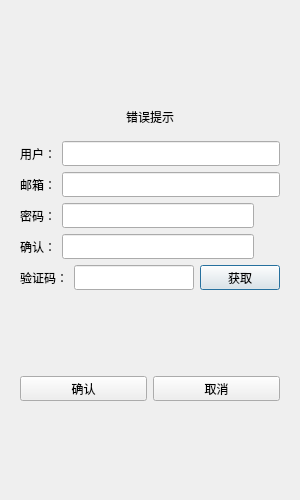
<?xml version="1.0" encoding="UTF-8"?>
<ui version="4.0">
 <class>RegisterDialog</class>
 <widget class="QDialog" name="RegisterDialog">
  <property name="geometry">
   <rect>
    <x>0</x>
    <y>0</y>
    <width>300</width>
    <height>500</height>
   </rect>
  </property>
  <property name="minimumSize">
   <size>
    <width>300</width>
    <height>500</height>
   </size>
  </property>
  <property name="maximumSize">
   <size>
    <width>300</width>
    <height>500</height>
   </size>
  </property>
  <property name="windowTitle">
   <string>Dialog</string>
  </property>
  <layout class="QVBoxLayout" name="verticalLayout_2">
   <item>
    <layout class="QVBoxLayout" name="verticalLayout">
     <item>
      <widget class="QStackedWidget" name="stackedWidget">
       <property name="currentIndex">
        <number>0</number>
       </property>
       <widget class="QWidget" name="page">
        <layout class="QVBoxLayout" name="verticalLayout_3">
         <item>
          <spacer name="verticalSpacer">
           <property name="orientation">
            <enum>Qt::Vertical</enum>
           </property>
           <property name="sizeHint" stdset="0">
            <size>
             <width>20</width>
             <height>40</height>
            </size>
           </property>
          </spacer>
         </item>
         <item>
          <widget class="QWidget" name="widget" native="true">
           <property name="minimumSize">
            <size>
             <width>0</width>
             <height>0</height>
            </size>
           </property>
           <property name="maximumSize">
            <size>
             <width>16777215</width>
             <height>16777215</height>
            </size>
           </property>
           <layout class="QVBoxLayout" name="verticalLayout_4">
            <item>
             <widget class="QLabel" name="err_tip">
              <property name="minimumSize">
               <size>
                <width>0</width>
                <height>0</height>
               </size>
              </property>
              <property name="maximumSize">
               <size>
                <width>16777215</width>
                <height>16777215</height>
               </size>
              </property>
              <property name="text">
               <string>错误提示</string>
              </property>
              <property name="alignment">
               <set>Qt::AlignCenter</set>
              </property>
             </widget>
            </item>
           </layout>
          </widget>
         </item>
         <item>
          <layout class="QHBoxLayout" name="horizontalLayout">
           <item>
            <widget class="QLabel" name="user_label">
             <property name="minimumSize">
              <size>
               <width>0</width>
               <height>25</height>
              </size>
             </property>
             <property name="maximumSize">
              <size>
               <width>16777215</width>
               <height>25</height>
              </size>
             </property>
             <property name="text">
              <string>用户：</string>
             </property>
            </widget>
           </item>
           <item>
            <widget class="QLineEdit" name="user_edit">
             <property name="minimumSize">
              <size>
               <width>0</width>
               <height>25</height>
              </size>
             </property>
             <property name="maximumSize">
              <size>
               <width>16777215</width>
               <height>25</height>
              </size>
             </property>
            </widget>
           </item>
          </layout>
         </item>
         <item>
          <layout class="QHBoxLayout" name="horizontalLayout_2">
           <item>
            <widget class="QLabel" name="email_label">
             <property name="minimumSize">
              <size>
               <width>0</width>
               <height>25</height>
              </size>
             </property>
             <property name="maximumSize">
              <size>
               <width>16777215</width>
               <height>25</height>
              </size>
             </property>
             <property name="text">
              <string>邮箱：</string>
             </property>
            </widget>
           </item>
           <item>
            <widget class="QLineEdit" name="email_edit">
             <property name="minimumSize">
              <size>
               <width>0</width>
               <height>25</height>
              </size>
             </property>
             <property name="maximumSize">
              <size>
               <width>16777215</width>
               <height>25</height>
              </size>
             </property>
            </widget>
           </item>
          </layout>
         </item>
         <item>
          <layout class="QHBoxLayout" name="horizontalLayout_3">
           <item>
            <widget class="QLabel" name="pass_label">
             <property name="minimumSize">
              <size>
               <width>0</width>
               <height>25</height>
              </size>
             </property>
             <property name="maximumSize">
              <size>
               <width>16777215</width>
               <height>25</height>
              </size>
             </property>
             <property name="text">
              <string>密码：</string>
             </property>
            </widget>
           </item>
           <item>
            <widget class="QLineEdit" name="pass_edit">
             <property name="minimumSize">
              <size>
               <width>0</width>
               <height>25</height>
              </size>
             </property>
             <property name="maximumSize">
              <size>
               <width>16777215</width>
               <height>25</height>
              </size>
             </property>
            </widget>
           </item>
           <item>
            <widget class="ClickedLabel" name="pass_visible">
             <property name="minimumSize">
              <size>
               <width>20</width>
               <height>20</height>
              </size>
             </property>
             <property name="maximumSize">
              <size>
               <width>20</width>
               <height>20</height>
              </size>
             </property>
             <property name="text">
              <string/>
             </property>
            </widget>
           </item>
          </layout>
         </item>
         <item>
          <layout class="QHBoxLayout" name="horizontalLayout_4">
           <item>
            <widget class="QLabel" name="confirm_label">
             <property name="minimumSize">
              <size>
               <width>0</width>
               <height>25</height>
              </size>
             </property>
             <property name="maximumSize">
              <size>
               <width>16777215</width>
               <height>25</height>
              </size>
             </property>
             <property name="text">
              <string>确认：</string>
             </property>
            </widget>
           </item>
           <item>
            <widget class="QLineEdit" name="confirm_edit">
             <property name="minimumSize">
              <size>
               <width>0</width>
               <height>25</height>
              </size>
             </property>
             <property name="maximumSize">
              <size>
               <width>16777215</width>
               <height>25</height>
              </size>
             </property>
            </widget>
           </item>
           <item>
            <widget class="ClickedLabel" name="confirm_visible">
             <property name="minimumSize">
              <size>
               <width>20</width>
               <height>20</height>
              </size>
             </property>
             <property name="maximumSize">
              <size>
               <width>20</width>
               <height>20</height>
              </size>
             </property>
             <property name="text">
              <string/>
             </property>
            </widget>
           </item>
          </layout>
         </item>
         <item>
          <layout class="QHBoxLayout" name="horizontalLayout_5">
           <item>
            <widget class="QLabel" name="varify_label">
             <property name="minimumSize">
              <size>
               <width>0</width>
               <height>25</height>
              </size>
             </property>
             <property name="maximumSize">
              <size>
               <width>16777215</width>
               <height>25</height>
              </size>
             </property>
             <property name="text">
              <string>验证码：</string>
             </property>
            </widget>
           </item>
           <item>
            <widget class="QLineEdit" name="varify_edit">
             <property name="minimumSize">
              <size>
               <width>0</width>
               <height>25</height>
              </size>
             </property>
             <property name="maximumSize">
              <size>
               <width>16777215</width>
               <height>25</height>
              </size>
             </property>
            </widget>
           </item>
           <item>
            <widget class="TimerBtn" name="get_code">
             <property name="minimumSize">
              <size>
               <width>0</width>
               <height>25</height>
              </size>
             </property>
             <property name="maximumSize">
              <size>
               <width>16777215</width>
               <height>25</height>
              </size>
             </property>
             <property name="text">
              <string>获取</string>
             </property>
            </widget>
           </item>
          </layout>
         </item>
         <item>
          <spacer name="verticalSpacer_2">
           <property name="orientation">
            <enum>Qt::Vertical</enum>
           </property>
           <property name="sizeHint" stdset="0">
            <size>
             <width>20</width>
             <height>40</height>
            </size>
           </property>
          </spacer>
         </item>
         <item>
          <layout class="QHBoxLayout" name="horizontalLayout_6">
           <item>
            <widget class="QPushButton" name="sure_btn">
             <property name="minimumSize">
              <size>
               <width>0</width>
               <height>25</height>
              </size>
             </property>
             <property name="maximumSize">
              <size>
               <width>16777215</width>
               <height>25</height>
              </size>
             </property>
             <property name="text">
              <string>确认</string>
             </property>
            </widget>
           </item>
           <item>
            <widget class="QPushButton" name="cancel_btn">
             <property name="minimumSize">
              <size>
               <width>0</width>
               <height>25</height>
              </size>
             </property>
             <property name="maximumSize">
              <size>
               <width>16777215</width>
               <height>25</height>
              </size>
             </property>
             <property name="text">
              <string>取消</string>
             </property>
            </widget>
           </item>
          </layout>
         </item>
         <item>
          <spacer name="verticalSpacer_3">
           <property name="orientation">
            <enum>Qt::Vertical</enum>
           </property>
           <property name="sizeHint" stdset="0">
            <size>
             <width>20</width>
             <height>40</height>
            </size>
           </property>
          </spacer>
         </item>
        </layout>
       </widget>
       <widget class="QWidget" name="page_2">
        <layout class="QVBoxLayout" name="verticalLayout_5">
         <item>
          <spacer name="verticalSpacer_4">
           <property name="orientation">
            <enum>Qt::Vertical</enum>
           </property>
           <property name="sizeHint" stdset="0">
            <size>
             <width>20</width>
             <height>40</height>
            </size>
           </property>
          </spacer>
         </item>
         <item>
          <widget class="QLabel" name="tip_lb">
           <property name="text">
            <string>注册成功，5s后返回登录</string>
           </property>
           <property name="alignment">
            <set>Qt::AlignCenter</set>
           </property>
          </widget>
         </item>
         <item>
          <widget class="QLabel" name="label_2">
           <property name="text">
            <string>可点击返回按钮直接返回登录界面</string>
           </property>
           <property name="alignment">
            <set>Qt::AlignCenter</set>
           </property>
          </widget>
         </item>
         <item>
          <spacer name="verticalSpacer_5">
           <property name="orientation">
            <enum>Qt::Vertical</enum>
           </property>
           <property name="sizeHint" stdset="0">
            <size>
             <width>20</width>
             <height>40</height>
            </size>
           </property>
          </spacer>
         </item>
         <item>
          <widget class="QWidget" name="widget_2" native="true">
           <layout class="QHBoxLayout" name="horizontalLayout_7">
            <item>
             <spacer name="horizontalSpacer">
              <property name="orientation">
               <enum>Qt::Horizontal</enum>
              </property>
              <property name="sizeHint" stdset="0">
               <size>
                <width>40</width>
                <height>20</height>
               </size>
              </property>
             </spacer>
            </item>
            <item>
             <widget class="QPushButton" name="return_btn">
              <property name="minimumSize">
               <size>
                <width>0</width>
                <height>25</height>
               </size>
              </property>
              <property name="maximumSize">
               <size>
                <width>16777215</width>
                <height>25</height>
               </size>
              </property>
              <property name="text">
               <string>返回登录</string>
              </property>
             </widget>
            </item>
            <item>
             <spacer name="horizontalSpacer_2">
              <property name="orientation">
               <enum>Qt::Horizontal</enum>
              </property>
              <property name="sizeHint" stdset="0">
               <size>
                <width>40</width>
                <height>20</height>
               </size>
              </property>
             </spacer>
            </item>
           </layout>
          </widget>
         </item>
         <item>
          <spacer name="verticalSpacer_6">
           <property name="orientation">
            <enum>Qt::Vertical</enum>
           </property>
           <property name="sizeHint" stdset="0">
            <size>
             <width>20</width>
             <height>40</height>
            </size>
           </property>
          </spacer>
         </item>
        </layout>
       </widget>
      </widget>
     </item>
    </layout>
   </item>
  </layout>
 </widget>
 <customwidgets>
  <customwidget>
   <class>TimerBtn</class>
   <extends>QPushButton</extends>
   <header>timerbtn.h</header>
  </customwidget>
  <customwidget>
   <class>ClickedLabel</class>
   <extends>QLabel</extends>
   <header>clickedlabel.h</header>
  </customwidget>
 </customwidgets>
 <resources/>
 <connections/>
</ui>
